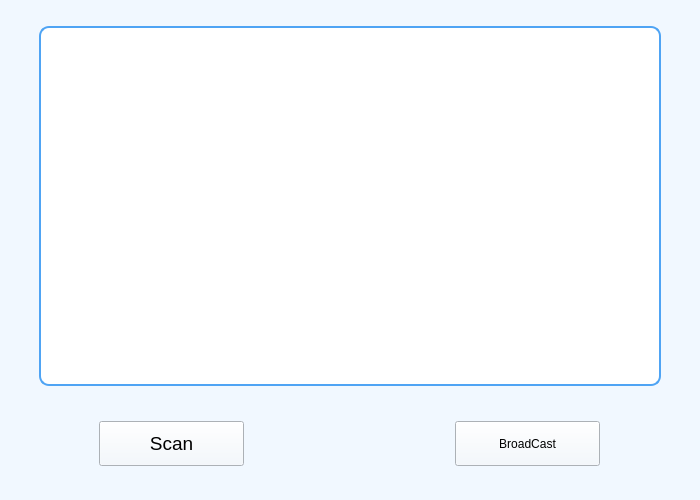
<?xml version="1.0" encoding="UTF-8"?>
<ui version="4.0">
 <class>MainWindow</class>
 <widget class="QMainWindow" name="MainWindow">
  <property name="geometry">
   <rect>
    <x>0</x>
    <y>0</y>
    <width>700</width>
    <height>500</height>
   </rect>
  </property>
  <property name="windowTitle">
   <string>Server</string>
  </property>
  <widget class="QWidget" name="centralwidget">
   <property name="styleSheet">
    <string notr="true">background-color: rgb(241, 248, 255);</string>
   </property>
   <layout class="QGridLayout" name="gridLayout">
    <item row="0" column="0">
     <layout class="QVBoxLayout" name="verticalLayout">
      <property name="spacing">
       <number>34</number>
      </property>
      <property name="leftMargin">
       <number>30</number>
      </property>
      <property name="topMargin">
       <number>10</number>
      </property>
      <property name="rightMargin">
       <number>30</number>
      </property>
      <property name="bottomMargin">
       <number>10</number>
      </property>
      <item>
       <widget class="QListWidget" name="listClients">
        <property name="maximumSize">
         <size>
          <width>669</width>
          <height>360</height>
         </size>
        </property>
        <property name="styleSheet">
         <string notr="true">#listClients {background-color: rgb(255, 255, 255);
font: 11pt &quot;Arial&quot;;
border-radius:5px;
border:2px solid rgb(79, 164, 244);
border-radius:10px;}</string>
        </property>
       </widget>
      </item>
      <item>
       <widget class="QWidget" name="horizontalWidget" native="true">
        <property name="minimumSize">
         <size>
          <width>0</width>
          <height>54</height>
         </size>
        </property>
        <property name="maximumSize">
         <size>
          <width>16777215</width>
          <height>54</height>
         </size>
        </property>
        <layout class="QHBoxLayout" name="horizontalLayout">
         <property name="spacing">
          <number>160</number>
         </property>
         <property name="topMargin">
          <number>1</number>
         </property>
         <item>
          <widget class="QPushButton" name="button_scan">
           <property name="minimumSize">
            <size>
             <width>0</width>
             <height>45</height>
            </size>
           </property>
           <property name="maximumSize">
            <size>
             <width>145</width>
             <height>16777215</height>
            </size>
           </property>
           <property name="font">
            <font>
             <family>Arial</family>
             <pointsize>14</pointsize>
             <italic>false</italic>
             <bold>false</bold>
            </font>
           </property>
           <property name="styleSheet">
            <string notr="true">background-color: rgb(79, 164, 244);
border-top-color: rgb(125, 128, 199);
border-radius: 10px;
color: rgb(255, 255, 255);
font: 75 14pt &quot;Arial&quot;;}
QPushButton:hover{
background-color: rgb(200, 227, 246);
border-radius: 15px;
color: rgb(79, 164, 244);
font: 75 14pt &quot;Arial&quot;;
border:2px solid rgb(79, 164, 244);
border-radius:10px;</string>
           </property>
           <property name="text">
            <string>Scan</string>
           </property>
          </widget>
         </item>
         <item>
          <widget class="QPushButton" name="button_broadcast">
           <property name="minimumSize">
            <size>
             <width>0</width>
             <height>45</height>
            </size>
           </property>
           <property name="maximumSize">
            <size>
             <width>145</width>
             <height>16777215</height>
            </size>
           </property>
           <property name="styleSheet">
            <string notr="true">background-color: rgb(79, 164, 244);
border-top-color: rgb(125, 128, 199);
border-radius: 10px;
color: rgb(255, 255, 255);
font: 75 14pt &quot;Arial&quot;;}
QPushButton:hover{
background-color: rgb(200, 227, 246);
border-radius: 15px;
color: rgb(79, 164, 244);
font: 75 14pt &quot;Arial&quot;;
border:2px solid rgb(79, 164, 244);
border-radius:10px;</string>
           </property>
           <property name="text">
            <string>BroadCast</string>
           </property>
          </widget>
         </item>
        </layout>
       </widget>
      </item>
     </layout>
    </item>
   </layout>
  </widget>
 </widget>
 <resources/>
 <connections/>
</ui>
